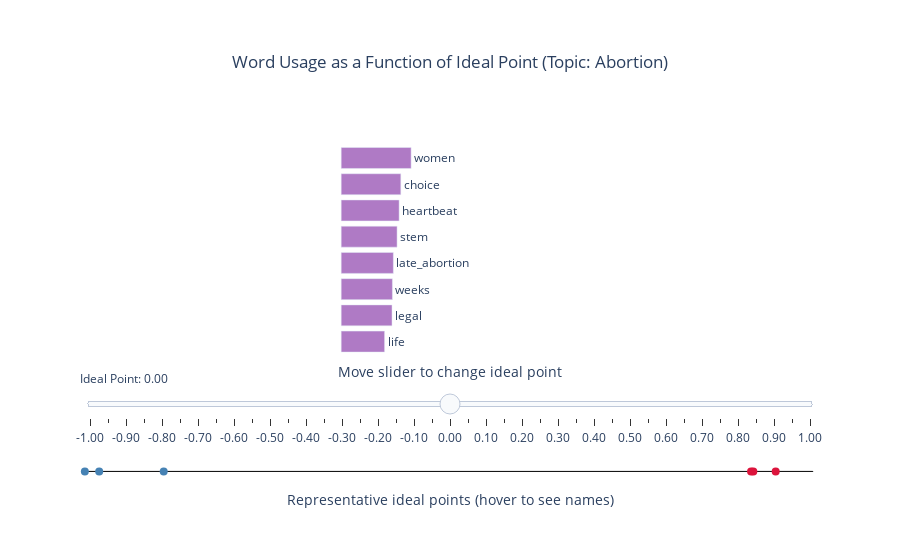

Notebook code for this chart:
### Code cell
show_interactive(2)

### Figure 1 — Plotly figure (JSON) as saved in the notebook; plotly's stock layout.template omitted (floating-point values rounded to 4 significant figures)
{"data": [{"hoverinfo": "skip", "line": {"color": "black", "width": 1}, "marker": {"size": 1}, "type": "scatter", "x": [-1, 1], "y": [-0.53, -0.53]}, {"hoverinfo": "x+text", "marker": {"color": ["steelblue", "crimson", "steelblue", "crimson", "crimson", "steelblue"], "size": 8}, "mode": "markers", "text": ["Alex (D)", "John (R)", "Justicia (D)", "Lauren (R)", "Mark (R)", "Mona (D)"], "type": "scatter", "x": [-0.7892, 0.8979, -1.007, 0.8362, 0.8299, -0.9671], "y": [-0.53, -0.53, -0.53, -0.53, -0.53, -0.53]}, {"base": -0.3, "dy": 0.214, "hoverinfo": "skip", "marker": {"color": "rgb(175,122,197)"}, "orientation": "h", "text": ["women", "rare", "legal", "bodily_autonomy", "rights", "contraception", "birth_control", "access"], "textposition": "outside", "type": "bar", "visible": false, "x": [0.2529, 0.2607, 0.2611, 0.35, 0.3922, 0.4021, 0.4221, 0.4607], "y0": 0.529}, {"base": -0.3, "dy": 0.214, "hoverinfo": "skip", "marker": {"color": "rgb(175,122,197)"}, "orientation": "h", "text": ["rare", "women", "legal", "bodily_autonomy", "rights", "contraception", "birth_control", "access"], "textposition": "outside", "type": "bar", "visible": false, "x": [0.2477, 0.2489, 0.2522, 0.3236, 0.3613, 0.3699, 0.3878, 0.4229], "y0": 0.529}, {"base": -0.3, "dy": 0.214, "hoverinfo": "skip", "marker": {"color": "rgb(175,122,197)"}, "orientation": "h", "text": ["rare", "legal", "women", "bodily_autonomy", "rights", "contraception", "birth_control", "access"], "textposition": "outside", "type": "bar", "visible": false, "x": [0.2354, 0.2436, 0.245, 0.2993, 0.333, 0.3403, 0.3564, 0.3882], "y0": 0.529}, {"base": -0.3, "dy": 0.214, "hoverinfo": "skip", "marker": {"color": "rgb(175,122,197)"}, "orientation": "h", "text": ["rare", "legal", "women", "bodily_autonomy", "rights", "contraception", "birth_control", "access"], "textposition": "outside", "type": "bar", "visible": false, "x": [0.2237, 0.2353, 0.2413, 0.2768, 0.3069, 0.3132, 0.3276, 0.3565], "y0": 0.529}, {"base": -0.3, "dy": 0.214, "hoverinfo": "skip", "marker": {"color": "rgb(175,122,197)"}, "orientation": "h", "text": ["rare", "legal", "women", "bodily_autonomy", "rights", "contraception", "birth_control", "access"], "textposition": "outside", "type": "bar", "visible": false, "x": [0.2127, 0.2274, 0.2376, 0.2561, 0.2829, 0.2882, 0.3012, 0.3274], "y0": 0.529}, {"base": -0.3, "dy": 0.214, "hoverinfo": "skip", "marker": {"color": "rgb(175,122,197)"}, "orientation": "h", "text": ["choice", "legal", "women", "bodily_autonomy", "rights", "contraception", "birth_control", "access"], "textposition": "outside", "type": "bar", "visible": false, "x": [0.2064, 0.2198, 0.234, 0.2369, 0.2609, 0.2654, 0.2769, 0.3007], "y0": 0.529}, {"base": -0.3, "dy": 0.214, "hoverinfo": "skip", "marker": {"color": "rgb(175,122,197)"}, "orientation": "h", "text": ["choice", "legal", "bodily_autonomy", "women", "rights", "contraception", "birth_control", "access"], "textposition": "outside", "type": "bar", "visible": false, "x": [0.2028, 0.2126, 0.2192, 0.2305, 0.2406, 0.2444, 0.2547, 0.2762], "y0": 0.529}, {"base": -0.3, "dy": 0.214, "hoverinfo": "skip", "marker": {"color": "rgb(175,122,197)"}, "orientation": "h", "text": ["choice", "bodily_autonomy", "legal", "rights", "contraception", "women", "birth_control", "access"], "textposition": "outside", "type": "bar", "visible": false, "x": [0.1994, 0.2029, 0.2056, 0.2219, 0.2251, 0.2272, 0.2343, 0.2538], "y0": 0.529}, {"base": -0.3, "dy": 0.214, "hoverinfo": "skip", "marker": {"color": "rgb(175,122,197)"}, "orientation": "h", "text": ["bodily_autonomy", "choice", "legal", "rights", "contraception", "birth_control", "women", "access"], "textposition": "outside", "type": "bar", "visible": false, "x": [0.1878, 0.196, 0.1989, 0.2047, 0.2073, 0.2156, 0.2239, 0.2332], "y0": 0.529}, {"base": -0.3, "dy": 0.214, "hoverinfo": "skip", "marker": {"color": "rgb(175,122,197)"}, "orientation": "h", "text": ["bodily_autonomy", "rights", "contraception", "legal", "choice", "birth_control", "access", "women"], "textposition": "outside", "type": "bar", "visible": false, "x": [0.1738, 0.1889, 0.191, 0.1924, 0.1927, 0.1984, 0.2144, 0.2206], "y0": 0.529}, {"base": -0.3, "dy": 0.214, "hoverinfo": "skip", "marker": {"color": "rgb(175,122,197)"}, "orientation": "h", "text": ["bodily_autonomy", "rights", "contraception", "birth_control", "legal", "choice", "access", "women"], "textposition": "outside", "type": "bar", "visible": false, "x": [0.1609, 0.1743, 0.1761, 0.1826, 0.1862, 0.1895, 0.1971, 0.2175], "y0": 0.529}, {"base": -0.3, "dy": 0.214, "hoverinfo": "skip", "marker": {"color": "rgb(175,122,197)"}, "orientation": "h", "text": ["rare", "rights", "contraception", "birth_control", "legal", "access", "choice", "women"], "textposition": "outside", "type": "bar", "visible": false, "x": [0.1499, 0.1609, 0.1623, 0.1682, 0.1803, 0.1812, 0.1864, 0.2145], "y0": 0.529}, {"base": -0.3, "dy": 0.214, "hoverinfo": "skip", "marker": {"color": "rgb(175,122,197)"}, "orientation": "h", "text": ["rare", "rights", "contraception", "birth_control", "access", "legal", "choice", "women"], "textposition": "outside", "type": "bar", "visible": false, "x": [0.1427, 0.1485, 0.1496, 0.1548, 0.1667, 0.1745, 0.1834, 0.2115], "y0": 0.529}, {"base": -0.3, "dy": 0.214, "hoverinfo": "skip", "marker": {"color": "rgb(175,122,197)"}, "orientation": "h", "text": ["rights", "heartbeat", "contraception", "birth_control", "access", "legal", "choice", "women"], "textposition": "outside", "type": "bar", "visible": false, "x": [0.1371, 0.1372, 0.138, 0.1426, 0.1533, 0.169, 0.1804, 0.2086], "y0": 0.529}, {"base": -0.3, "dy": 0.214, "hoverinfo": "skip", "marker": {"color": "rgb(175,122,197)"}, "orientation": "h", "text": ["rare", "birth_control", "stem", "heartbeat", "access", "legal", "choice", "women"], "textposition": "outside", "type": "bar", "visible": false, "x": [0.1294, 0.1314, 0.1357, 0.1407, 0.141, 0.1637, 0.1776, 0.2058], "y0": 0.529}, {"base": -0.3, "dy": 0.214, "hoverinfo": "skip", "marker": {"color": "rgb(175,122,197)"}, "orientation": "h", "text": ["weeks", "late_abortion", "access", "stem", "heartbeat", "legal", "choice", "women"], "textposition": "outside", "type": "bar", "visible": false, "x": [0.1243, 0.1278, 0.1298, 0.1391, 0.1442, 0.1586, 0.1748, 0.2031], "y0": 0.529}, {"base": -0.3, "dy": 0.214, "hoverinfo": "skip", "marker": {"color": "rgb(175,122,197)"}, "orientation": "h", "text": ["access", "weeks", "late_abortion", "stem", "heartbeat", "legal", "choice", "women"], "textposition": "outside", "type": "bar", "visible": false, "x": [0.1194, 0.1283, 0.1316, 0.1426, 0.1479, 0.1538, 0.1721, 0.2004], "y0": 0.529}, {"base": -0.3, "dy": 0.214, "hoverinfo": "skip", "marker": {"color": "rgb(175,122,197)"}, "orientation": "h", "text": ["rare", "weeks", "late_abortion", "stem", "legal", "heartbeat", "choice", "women"], "textposition": "outside", "type": "bar", "visible": false, "x": [0.1119, 0.1325, 0.1355, 0.1463, 0.1491, 0.1517, 0.1695, 0.1978], "y0": 0.529}, {"base": -0.3, "dy": 0.214, "hoverinfo": "skip", "marker": {"color": "rgb(175,122,197)"}, "orientation": "h", "text": ["life", "weeks", "late_abortion", "legal", "stem", "heartbeat", "choice", "women"], "textposition": "outside", "type": "bar", "visible": false, "x": [0.1144, 0.1368, 0.1396, 0.1445, 0.1502, 0.1557, 0.1669, 0.1953], "y0": 0.529}, {"base": -0.3, "dy": 0.214, "hoverinfo": "skip", "marker": {"color": "rgb(175,122,197)"}, "orientation": "h", "text": ["life", "legal", "weeks", "late_abortion", "stem", "heartbeat", "choice", "women"], "textposition": "outside", "type": "bar", "visible": true, "x": [0.1197, 0.1402, 0.1413, 0.1438, 0.1541, 0.1598, 0.1644, 0.1928], "y0": 0.529}, {"base": -0.3, "dy": 0.214, "hoverinfo": "skip", "marker": {"color": "rgb(175,122,197)"}, "orientation": "h", "text": ["life", "legal", "weeks", "late_abortion", "stem", "choice", "heartbeat", "women"], "textposition": "outside", "type": "bar", "visible": false, "x": [0.1253, 0.136, 0.146, 0.1482, 0.1582, 0.162, 0.164, 0.1904], "y0": 0.529}, {"base": -0.3, "dy": 0.214, "hoverinfo": "skip", "marker": {"color": "rgb(175,122,197)"}, "orientation": "h", "text": ["life", "legal", "weeks", "late_abortion", "choice", "stem", "heartbeat", "women"], "textposition": "outside", "type": "bar", "visible": false, "x": [0.1312, 0.1319, 0.1508, 0.1528, 0.1596, 0.1625, 0.1683, 0.1881], "y0": 0.529}, {"base": -0.3, "dy": 0.214, "hoverinfo": "skip", "marker": {"color": "rgb(175,122,197)"}, "orientation": "h", "text": ["legal", "life", "weeks", "choice", "late_abortion", "stem", "heartbeat", "women"], "textposition": "outside", "type": "bar", "visible": false, "x": [0.128, 0.1373, 0.1559, 0.1573, 0.1575, 0.1669, 0.1729, 0.1858], "y0": 0.529}, {"base": -0.3, "dy": 0.214, "hoverinfo": "skip", "marker": {"color": "rgb(175,122,197)"}, "orientation": "h", "text": ["legal", "life", "choice", "weeks", "late_abortion", "stem", "heartbeat", "women"], "textposition": "outside", "type": "bar", "visible": false, "x": [0.1243, 0.1439, 0.1551, 0.1611, 0.1624, 0.1714, 0.1775, 0.1836], "y0": 0.529}, {"base": -0.3, "dy": 0.214, "hoverinfo": "skip", "marker": {"color": "rgb(175,122,197)"}, "orientation": "h", "text": ["legal", "life", "choice", "weeks", "late_abortion", "stem", "women", "heartbeat"], "textposition": "outside", "type": "bar", "visible": false, "x": [0.1207, 0.1507, 0.1529, 0.1666, 0.1676, 0.1762, 0.1814, 0.1824], "y0": 0.529}, {"base": -0.3, "dy": 0.214, "hoverinfo": "skip", "marker": {"color": "rgb(175,122,197)"}, "orientation": "h", "text": ["babies", "choice", "life", "weeks", "late_abortion", "women", "stem", "heartbeat"], "textposition": "outside", "type": "bar", "visible": false, "x": [0.1227, 0.1508, 0.158, 0.1723, 0.1729, 0.1793, 0.1811, 0.1874], "y0": 0.529}, {"base": -0.3, "dy": 0.214, "hoverinfo": "skip", "marker": {"color": "rgb(175,122,197)"}, "orientation": "h", "text": ["babies", "choice", "life", "women", "weeks", "late_abortion", "stem", "heartbeat"], "textposition": "outside", "type": "bar", "visible": false, "x": [0.1322, 0.1488, 0.1656, 0.1773, 0.1782, 0.1784, 0.1862, 0.1926], "y0": 0.529}, {"base": -0.3, "dy": 0.214, "hoverinfo": "skip", "marker": {"color": "rgb(175,122,197)"}, "orientation": "h", "text": ["babies", "choice", "life", "women", "late_abortion", "weeks", "stem", "heartbeat"], "textposition": "outside", "type": "bar", "visible": false, "x": [0.1425, 0.1468, 0.1736, 0.1753, 0.1841, 0.1844, 0.1915, 0.1979], "y0": 0.529}, {"base": -0.3, "dy": 0.214, "hoverinfo": "skip", "marker": {"color": "rgb(175,122,197)"}, "orientation": "h", "text": ["unborn", "babies", "women", "life", "late_abortion", "weeks", "stem", "heartbeat"], "textposition": "outside", "type": "bar", "visible": false, "x": [0.1533, 0.1536, 0.1734, 0.182, 0.1901, 0.1909, 0.197, 0.2035], "y0": 0.529}, {"base": -0.3, "dy": 0.214, "hoverinfo": "skip", "marker": {"color": "rgb(175,122,197)"}, "orientation": "h", "text": ["unborn", "babies", "women", "life", "late_abortion", "weeks", "stem", "heartbeat"], "textposition": "outside", "type": "bar", "visible": false, "x": [0.1654, 0.1657, 0.1715, 0.1909, 0.1964, 0.1976, 0.2027, 0.2093], "y0": 0.529}, {"base": -0.3, "dy": 0.214, "hoverinfo": "skip", "marker": {"color": "rgb(175,122,197)"}, "orientation": "h", "text": ["unborn_child", "unborn", "babies", "life", "late_abortion", "weeks", "stem", "heartbeat"], "textposition": "outside", "type": "bar", "visible": false, "x": [0.1784, 0.1785, 0.1787, 0.2003, 0.2028, 0.2045, 0.2086, 0.2152], "y0": 0.529}, {"base": -0.3, "dy": 0.214, "hoverinfo": "skip", "marker": {"color": "rgb(175,122,197)"}, "orientation": "h", "text": ["unborn_child", "unborn", "babies", "late_abortion", "life", "weeks", "stem", "heartbeat"], "textposition": "outside", "type": "bar", "visible": false, "x": [0.1926, 0.1927, 0.1928, 0.2096, 0.2102, 0.2118, 0.2147, 0.2214], "y0": 0.529}, {"base": -0.3, "dy": 0.214, "hoverinfo": "skip", "marker": {"color": "rgb(175,122,197)"}, "orientation": "h", "text": ["unborn_child", "babies", "unborn", "late_abortion", "weeks", "life", "stem", "heartbeat"], "textposition": "outside", "type": "bar", "visible": false, "x": [0.208, 0.208, 0.2081, 0.2166, 0.2194, 0.2207, 0.2211, 0.2278], "y0": 0.529}, {"base": -0.3, "dy": 0.214, "hoverinfo": "skip", "marker": {"color": "rgb(175,122,197)"}, "orientation": "h", "text": ["late_abortion", "babies", "unborn_child", "unborn", "weeks", "stem", "life", "heartbeat"], "textposition": "outside", "type": "bar", "visible": false, "x": [0.2239, 0.2245, 0.2247, 0.2247, 0.2273, 0.2277, 0.2317, 0.2345], "y0": 0.529}, {"base": -0.3, "dy": 0.214, "hoverinfo": "skip", "marker": {"color": "rgb(175,122,197)"}, "orientation": "h", "text": ["late_abortion", "stem", "weeks", "heartbeat", "babies", "unborn", "unborn_child", "life"], "textposition": "outside", "type": "bar", "visible": false, "x": [0.2315, 0.2346, 0.2355, 0.2414, 0.2423, 0.2427, 0.2427, 0.2433], "y0": 0.529}, {"base": -0.3, "dy": 0.214, "hoverinfo": "skip", "marker": {"color": "rgb(175,122,197)"}, "orientation": "h", "text": ["stem", "weeks", "murder", "heartbeat", "life", "babies", "unborn", "unborn_child"], "textposition": "outside", "type": "bar", "visible": false, "x": [0.2418, 0.2441, 0.2459, 0.2485, 0.2556, 0.2616, 0.2622, 0.2623], "y0": 0.529}, {"base": -0.3, "dy": 0.214, "hoverinfo": "skip", "marker": {"color": "rgb(175,122,197)"}, "orientation": "h", "text": ["stem", "weeks", "heartbeat", "murder", "life", "babies", "unborn", "unborn_child"], "textposition": "outside", "type": "bar", "visible": false, "x": [0.2492, 0.2531, 0.2559, 0.2654, 0.2685, 0.2825, 0.2834, 0.2836], "y0": 0.529}, {"base": -0.3, "dy": 0.214, "hoverinfo": "skip", "marker": {"color": "rgb(175,122,197)"}, "orientation": "h", "text": ["stem", "weeks", "heartbeat", "life", "murder", "babies", "unborn", "unborn_child"], "textposition": "outside", "type": "bar", "visible": false, "x": [0.2569, 0.2624, 0.2636, 0.2822, 0.2864, 0.3052, 0.3063, 0.3066], "y0": 0.529}, {"base": -0.3, "dy": 0.214, "hoverinfo": "skip", "marker": {"color": "rgb(175,122,197)"}, "orientation": "h", "text": ["heartbeat", "weeks", "baby", "life", "murder", "babies", "unborn", "unborn_child"], "textposition": "outside", "type": "bar", "visible": false, "x": [0.2716, 0.2722, 0.2747, 0.2966, 0.3092, 0.3297, 0.3312, 0.3316], "y0": 0.529}, {"base": -0.3, "dy": 0.214, "hoverinfo": "skip", "marker": {"color": "rgb(175,122,197)"}, "orientation": "h", "text": ["heartbeat", "weeks", "baby", "life", "murder", "babies", "unborn", "unborn_child"], "textposition": "outside", "type": "bar", "visible": false, "x": [0.2798, 0.2823, 0.2955, 0.3119, 0.3339, 0.3563, 0.3581, 0.3588], "y0": 0.529}, {"base": -0.3, "dy": 0.214, "hoverinfo": "skip", "marker": {"color": "rgb(175,122,197)"}, "orientation": "h", "text": ["heartbeat", "weeks", "baby", "life", "murder", "babies", "unborn", "unborn_child"], "textposition": "outside", "type": "bar", "visible": false, "x": [0.2884, 0.2929, 0.3181, 0.3279, 0.3607, 0.3851, 0.3873, 0.3882], "y0": 0.529}], "layout": {"annotations": [{"font": {"size": 14}, "showarrow": false, "text": "Move slider to change ideal point", "x": 0.5, "xref": "paper", "y": 0.255, "yref": "paper"}], "paper_bgcolor": "rgba(0,0,0,0)", "plot_bgcolor": "rgba(0,0,0,0)", "showlegend": false, "sliders": [{"active": 20, "currentvalue": {"prefix": "Ideal Point: "}, "steps": [{"args": [{"visible": [true, true, true, false, false, false, false, false, false, false, false, false, false, false, false, false, false, false, false, false, false, false, false, false, false, false, false, false, false, false, false, false, false, false, false, false, false, false, false, false, false, false, false]}], "label": "-1.00", "method": "update"}, {"args": [{"visible": [true, true, false, true, false, false, false, false, false, false, false, false, false, false, false, false, false, false, false, false, false, false, false, false, false, false, false, false, false, false, false, false, false, false, false, false, false, false, false, false, false, false, false]}], "label": "-0.95", "method": "update"}, {"args": [{"visible": [true, true, false, false, true, false, false, false, false, false, false, false, false, false, false, false, false, false, false, false, false, false, false, false, false, false, false, false, false, false, false, false, false, false, false, false, false, false, false, false, false, false, false]}], "label": "-0.90", "method": "update"}, {"args": [{"visible": [true, true, false, false, false, true, false, false, false, false, false, false, false, false, false, false, false, false, false, false, false, false, false, false, false, false, false, false, false, false, false, false, false, false, false, false, false, false, false, false, false, false, false]}], "label": "-0.85", "method": "update"}, {"args": [{"visible": [true, true, false, false, false, false, true, false, false, false, false, false, false, false, false, false, false, false, false, false, false, false, false, false, false, false, false, false, false, false, false, false, false, false, false, false, false, false, false, false, false, false, false]}], "label": "-0.80", "method": "update"}, {"args": [{"visible": [true, true, false, false, false, false, false, true, false, false, false, false, false, false, false, false, false, false, false, false, false, false, false, false, false, false, false, false, false, false, false, false, false, false, false, false, false, false, false, false, false, false, false]}], "label": "-0.75", "method": "update"}, {"args": [{"visible": [true, true, false, false, false, false, false, false, true, false, false, false, false, false, false, false, false, false, false, false, false, false, false, false, false, false, false, false, false, false, false, false, false, false, false, false, false, false, false, false, false, false, false]}], "label": "-0.70", "method": "update"}, {"args": [{"visible": [true, true, false, false, false, false, false, false, false, true, false, false, false, false, false, false, false, false, false, false, false, false, false, false, false, false, false, false, false, false, false, false, false, false, false, false, false, false, false, false, false, false, false]}], "label": "-0.65", "method": "update"}, {"args": [{"visible": [true, true, false, false, false, false, false, false, false, false, true, false, false, false, false, false, false, false, false, false, false, false, false, false, false, false, false, false, false, false, false, false, false, false, false, false, false, false, false, false, false, false, false]}], "label": "-0.60", "method": "update"}, {"args": [{"visible": [true, true, false, false, false, false, false, false, false, false, false, true, false, false, false, false, false, false, false, false, false, false, false, false, false, false, false, false, false, false, false, false, false, false, false, false, false, false, false, false, false, false, false]}], "label": "-0.55", "method": "update"}, {"args": [{"visible": [true, true, false, false, false, false, false, false, false, false, false, false, true, false, false, false, false, false, false, false, false, false, false, false, false, false, false, false, false, false, false, false, false, false, false, false, false, false, false, false, false, false, false]}], "label": "-0.50", "method": "update"}, {"args": [{"visible": [true, true, false, false, false, false, false, false, false, false, false, false, false, true, false, false, false, false, false, false, false, false, false, false, false, false, false, false, false, false, false, false, false, false, false, false, false, false, false, false, false, false, false]}], "label": "-0.45", "method": "update"}, {"args": [{"visible": [true, true, false, false, false, false, false, false, false, false, false, false, false, false, true, false, false, false, false, false, false, false, false, false, false, false, false, false, false, false, false, false, false, false, false, false, false, false, false, false, false, false, false]}], "label": "-0.40", "method": "update"}, {"args": [{"visible": [true, true, false, false, false, false, false, false, false, false, false, false, false, false, false, true, false, false, false, false, false, false, false, false, false, false, false, false, false, false, false, false, false, false, false, false, false, false, false, false, false, false, false]}], "label": "-0.35", "method": "update"}, {"args": [{"visible": [true, true, false, false, false, false, false, false, false, false, false, false, false, false, false, false, true, false, false, false, false, false, false, false, false, false, false, false, false, false, false, false, false, false, false, false, false, false, false, false, false, false, false]}], "label": "-0.30", "method": "update"}, {"args": [{"visible": [true, true, false, false, false, false, false, false, false, false, false, false, false, false, false, false, false, true, false, false, false, false, false, false, false, false, false, false, false, false, false, false, false, false, false, false, false, false, false, false, false, false, false]}], "label": "-0.25", "method": "update"}, {"args": [{"visible": [true, true, false, false, false, false, false, false, false, false, false, false, false, false, false, false, false, false, true, false, false, false, false, false, false, false, false, false, false, false, false, false, false, false, false, false, false, false, false, false, false, false, false]}], "label": "-0.20", "method": "update"}, {"args": [{"visible": [true, true, false, false, false, false, false, false, false, false, false, false, false, false, false, false, false, false, false, true, false, false, false, false, false, false, false, false, false, false, false, false, false, false, false, false, false, false, false, false, false, false, false]}], "label": "-0.15", "method": "update"}, {"args": [{"visible": [true, true, false, false, false, false, false, false, false, false, false, false, false, false, false, false, false, false, false, false, true, false, false, false, false, false, false, false, false, false, false, false, false, false, false, false, false, false, false, false, false, false, false]}], "label": "-0.10", "method": "update"}, {"args": [{"visible": [true, true, false, false, false, false, false, false, false, false, false, false, false, false, false, false, false, false, false, false, false, true, false, false, false, false, false, false, false, false, false, false, false, false, false, false, false, false, false, false, false, false, false]}], "label": "-0.05", "method": "update"}, {"args": [{"visible": [true, true, false, false, false, false, false, false, false, false, false, false, false, false, false, false, false, false, false, false, false, false, true, false, false, false, false, false, false, false, false, false, false, false, false, false, false, false, false, false, false, false, false]}], "label": "0.00", "method": "update"}, {"args": [{"visible": [true, true, false, false, false, false, false, false, false, false, false, false, false, false, false, false, false, false, false, false, false, false, false, true, false, false, false, false, false, false, false, false, false, false, false, false, false, false, false, false, false, false, false]}], "label": "0.05", "method": "update"}, {"args": [{"visible": [true, true, false, false, false, false, false, false, false, false, false, false, false, false, false, false, false, false, false, false, false, false, false, false, true, false, false, false, false, false, false, false, false, false, false, false, false, false, false, false, false, false, false]}], "label": "0.10", "method": "update"}, {"args": [{"visible": [true, true, false, false, false, false, false, false, false, false, false, false, false, false, false, false, false, false, false, false, false, false, false, false, false, true, false, false, false, false, false, false, false, false, false, false, false, false, false, false, false, false, false]}], "label": "0.15", "method": "update"}, {"args": [{"visible": [true, true, false, false, false, false, false, false, false, false, false, false, false, false, false, false, false, false, false, false, false, false, false, false, false, false, true, false, false, false, false, false, false, false, false, false, false, false, false, false, false, false, false]}], "label": "0.20", "method": "update"}, {"args": [{"visible": [true, true, false, false, false, false, false, false, false, false, false, false, false, false, false, false, false, false, false, false, false, false, false, false, false, false, false, true, false, false, false, false, false, false, false, false, false, false, false, false, false, false, false]}], "label": "0.25", "method": "update"}, {"args": [{"visible": [true, true, false, false, false, false, false, false, false, false, false, false, false, false, false, false, false, false, false, false, false, false, false, false, false, false, false, false, true, false, false, false, false, false, false, false, false, false, false, false, false, false, false]}], "label": "0.30", "method": "update"}, {"args": [{"visible": [true, true, false, false, false, false, false, false, false, false, false, false, false, false, false, false, false, false, false, false, false, false, false, false, false, false, false, false, false, true, false, false, false, false, false, false, false, false, false, false, false, false, false]}], "label": "0.35", "method": "update"}, {"args": [{"visible": [true, true, false, false, false, false, false, false, false, false, false, false, false, false, false, false, false, false, false, false, false, false, false, false, false, false, false, false, false, false, true, false, false, false, false, false, false, false, false, false, false, false, false]}], "label": "0.40", "method": "update"}, {"args": [{"visible": [true, true, false, false, false, false, false, false, false, false, false, false, false, false, false, false, false, false, false, false, false, false, false, false, false, false, false, false, false, false, false, true, false, false, false, false, false, false, false, false, false, false, false]}], "label": "0.45", "method": "update"}, {"args": [{"visible": [true, true, false, false, false, false, false, false, false, false, false, false, false, false, false, false, false, false, false, false, false, false, false, false, false, false, false, false, false, false, false, false, true, false, false, false, false, false, false, false, false, false, false]}], "label": "0.50", "method": "update"}, {"args": [{"visible": [true, true, false, false, false, false, false, false, false, false, false, false, false, false, false, false, false, false, false, false, false, false, false, false, false, false, false, false, false, false, false, false, false, true, false, false, false, false, false, false, false, false, false]}], "label": "0.55", "method": "update"}, {"args": [{"visible": [true, true, false, false, false, false, false, false, false, false, false, false, false, false, false, false, false, false, false, false, false, false, false, false, false, false, false, false, false, false, false, false, false, false, true, false, false, false, false, false, false, false, false]}], "label": "0.60", "method": "update"}, {"args": [{"visible": [true, true, false, false, false, false, false, false, false, false, false, false, false, false, false, false, false, false, false, false, false, false, false, false, false, false, false, false, false, false, false, false, false, false, false, true, false, false, false, false, false, false, false]}], "label": "0.65", "method": "update"}, {"args": [{"visible": [true, true, false, false, false, false, false, false, false, false, false, false, false, false, false, false, false, false, false, false, false, false, false, false, false, false, false, false, false, false, false, false, false, false, false, false, true, false, false, false, false, false, false]}], "label": "0.70", "method": "update"}, {"args": [{"visible": [true, true, false, false, false, false, false, false, false, false, false, false, false, false, false, false, false, false, false, false, false, false, false, false, false, false, false, false, false, false, false, false, false, false, false, false, false, true, false, false, false, false, false]}], "label": "0.75", "method": "update"}, {"args": [{"visible": [true, true, false, false, false, false, false, false, false, false, false, false, false, false, false, false, false, false, false, false, false, false, false, false, false, false, false, false, false, false, false, false, false, false, false, false, false, false, true, false, false, false, false]}], "label": "0.80", "method": "update"}, {"args": [{"visible": [true, true, false, false, false, false, false, false, false, false, false, false, false, false, false, false, false, false, false, false, false, false, false, false, false, false, false, false, false, false, false, false, false, false, false, false, false, false, false, true, false, false, false]}], "label": "0.85", "method": "update"}, {"args": [{"visible": [true, true, false, false, false, false, false, false, false, false, false, false, false, false, false, false, false, false, false, false, false, false, false, false, false, false, false, false, false, false, false, false, false, false, false, false, false, false, false, false, true, false, false]}], "label": "0.90", "method": "update"}, {"args": [{"visible": [true, true, false, false, false, false, false, false, false, false, false, false, false, false, false, false, false, false, false, false, false, false, false, false, false, false, false, false, false, false, false, false, false, false, false, false, false, false, false, false, false, true, false]}], "label": "0.95", "method": "update"}, {"args": [{"visible": [true, true, false, false, false, false, false, false, false, false, false, false, false, false, false, false, false, false, false, false, false, false, false, false, false, false, false, false, false, false, false, false, false, false, false, false, false, false, false, false, false, false, true]}], "label": "1.00", "method": "update"}], "y": 0.35}], "title": {"text": "Word Usage as a Function of Ideal Point (Topic: Abortion)", "x": 0.5, "y": 0.9}, "xaxis": {"fixedrange": true, "range": [-1.02, 1.02], "showgrid": false, "showline": false, "showticklabels": false, "title": {"text": "Representative ideal points (hover to see names)"}, "zeroline": false}, "yaxis": {"fixedrange": true, "range": [-0.6, 2.5], "showgrid": false, "showline": false, "showticklabels": false, "zeroline": false}}}
